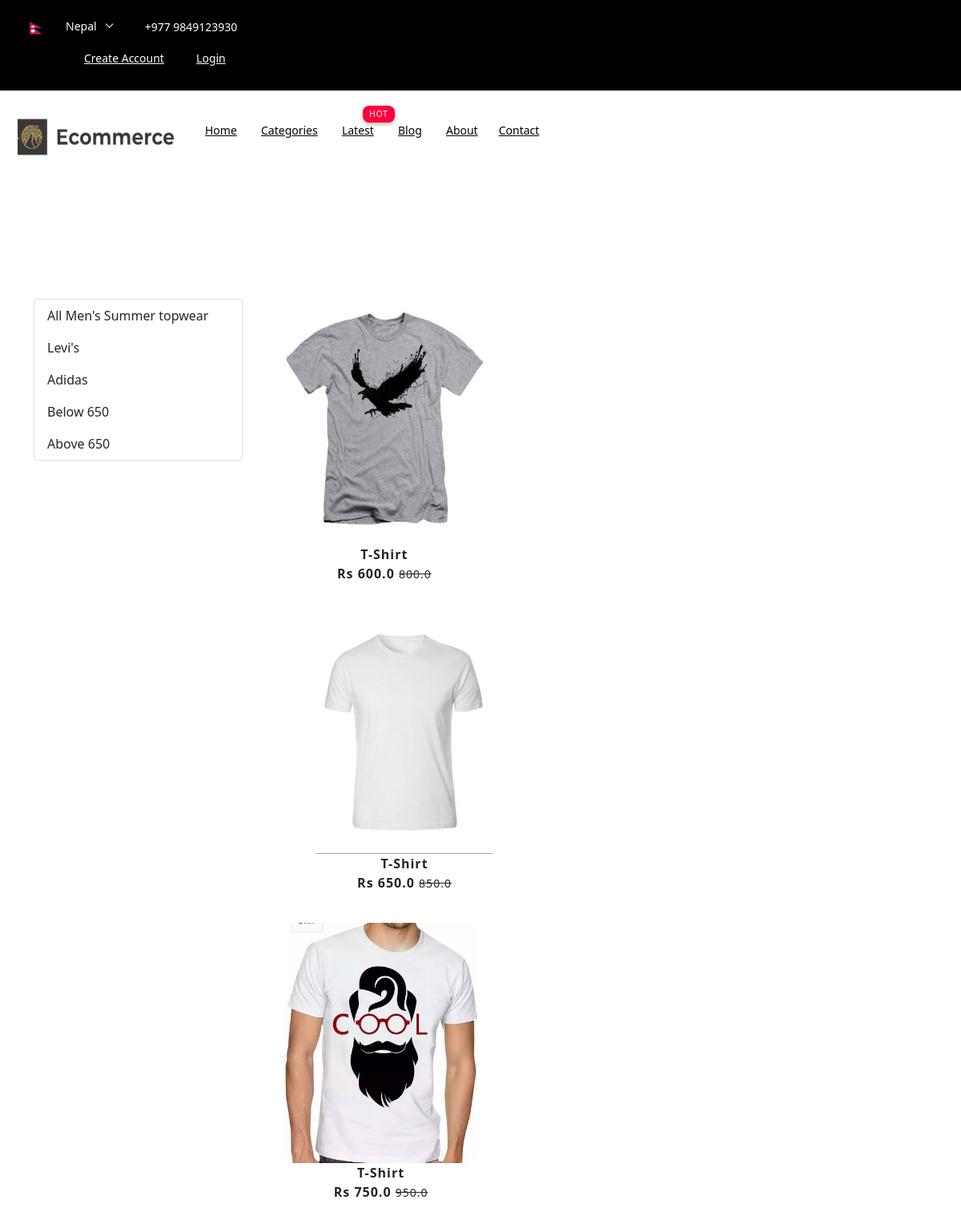
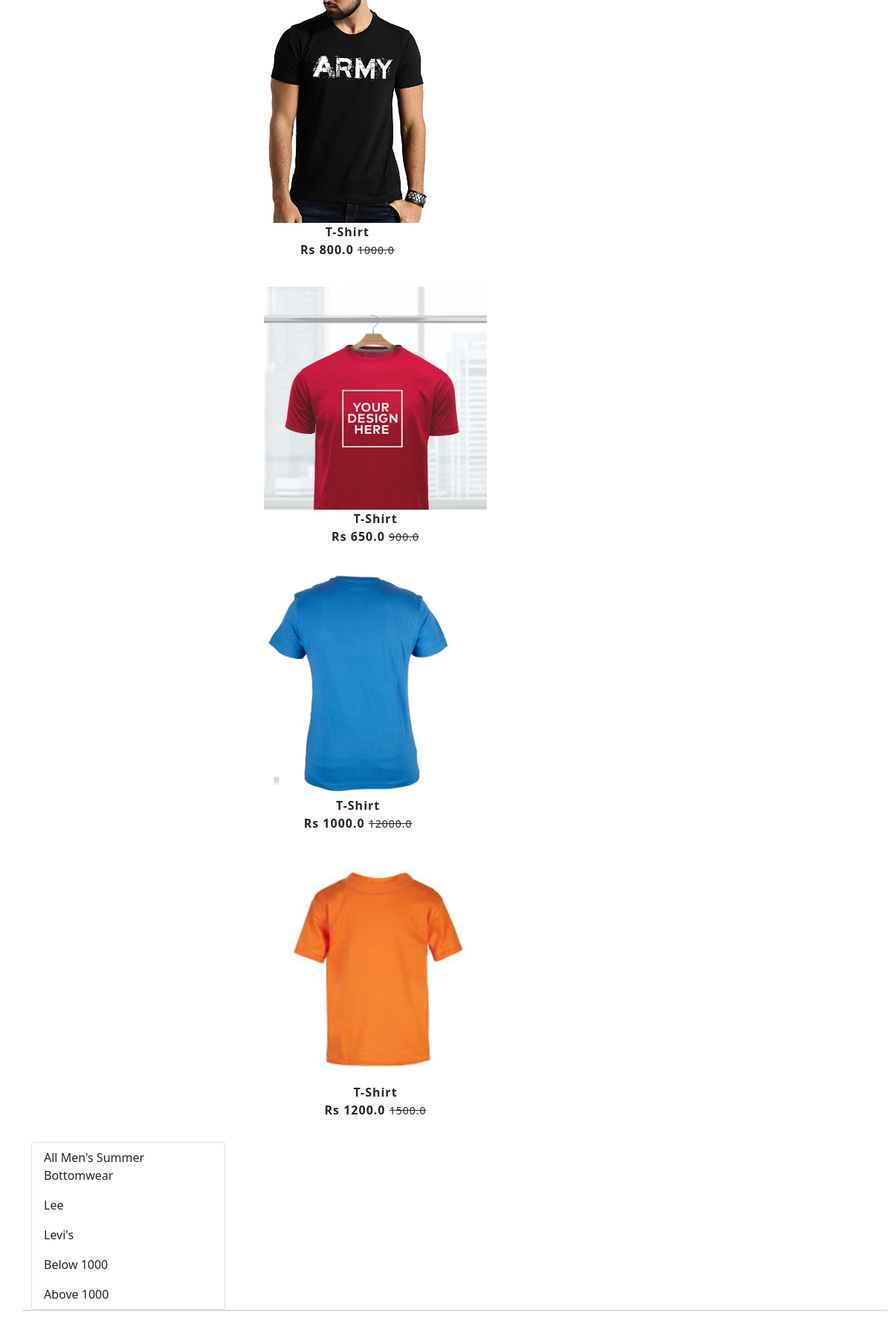
Page /fashion/ (upper part) on the committed database (2 pictures, top to bottom).
### ecommercesite/models.py (models this page shows, shortened)
class Product(models.Model):
    title = models.CharField(max_length=100)
    selling_price = models.FloatField()
    discounted_price = models.FloatField()
    description = models.TextField()
    brand = models.CharField(max_length=100)
    category = models.CharField(choices= CATEGORY_CHOICES, max_length=10)
    product_image = models.ImageField(upload_to='productimg')

### ecommercesite/views.py (the view)
# urls.py: path('fashion/', views.fashion, name="fashion"),
def fashion(request, data=None):
 if data == None:
  menzsummerbottomwears = Product.objects.filter(category='MSBW')
 elif data == 'Levis' or data == 'Adidas':
  menzsummerbottomwears = Product.objects.filter(category='MSBW').filter(brand=data)
 elif data == 'below':
  menzsummerbottomwears = Product.objects.filter(category='MSBW').filter(discounted_price__lt=3000)
 elif data == 'above':
  menzsummerbottomwears = Product.objects.filter(category='MSBW').filter(discounted_price__gt=3000)
 if data == None:
  menzsummertopwears = Product.objects.filter(category='MSTW')
 elif data == 'Levis' or data == 'Adidas':
  menzsummertopwears = Product.objects.filter(category='MSTW').filter(brand=data)
 elif data == 'below':
  menzsummertopwears = Product.objects.filter(category='MSTW').filter(discounted_price__lt=650)
 elif data == 'above':
  menzsummertopwears = Product.objects.filter(category='MSTW').filter(discounted_price__gt=650)
 return render(request, 'fashion.html', {'menzsummerbottomwears':menzsummerbottomwears, 'menzsummertopwears':menzsummertopwears})

### ecommercesite/templates/fashion.html (shortened to what this page needs)
{% extends 'base.html' %}
{% load static %}
{% block content %}
<br><br><br><br>
<div class="container my-5">
    <div class="row">
        <div class="col-sm-3">
            <div class="list-group">
                <a href="{% url 'menzsummertopwear' %}" class="list-group-item
                list-group-item-action" aria-current="true">All Men's Summer topwear</a>
                <a href="{% url 'menzsummertopweardata' 'Levis' %}"
                class="list-group-item list-group-item-action"
                aria-current="true">Levi's</a>
                <a href="{% url 'menzsummertopweardata' 'Adidas' %}"
                class="list-group-item list-group-item-action">Adidas</a>
                <a href="{% url 'menzsummertopweardata' 'below' %}"
                class="list-group-item list-group-item-action">Below 650</a>
                <a href="{% url 'menzsummertopweardata' 'above' %}"
                class="list-group-item list-group-item-action">Above 650</a>
            </div>
        </div>
        <div class="col-sm-8">
            {% for product in menzsummertopwears %}
            <div class="col-sm-4 text-center mb-4">
                <a href="{% url 'product-detail' product.id %}"
                class="btn">
            <div class="item">
                <img src="{{product.product_image.url}}" alt=""
                height="300" class="">
                <div class="fw-bold">{{product.title}}</div>
                <div class="fw-bold">Rs {{product.discounted_price}}
                    <small class="fw-light text-decoration-line-through">
                        {{product.selling_price}}
                    </small>
                </div>
            </div>
            </a>
            </div>
            {% endfor %}
        </div>
    </div>
    <div class="row">
        <div class="col-sm-3">
            <div class="list-group">
                <a href="{% url 'menzsummerbottomwear' %}" class="list-group-item
                list-group-item-action" aria-current="true">All Men's Summer Bottomwear</a>
                <a href="{% url 'menzsummerbottomweardata' 'Lee' %}"
                class="list-group-item list-group-item-action"
                aria-current="true">Lee</a>
                <a href="{% url 'menzsummerbottomweardata' 'Levi' %}"
                class="list-group-item list-group-item-action">Levi's</a>
                <a href="{% url 'menzsummerbottomweardata' 'below' %}"
                class="list-group-item list-group-item-action">Below 1000</a>
                <a href="{% url 'menzsummerbottomweardata' 'above' %}"
                class="list-group-item list-group-item-action">Above 1000</a>
            </div>
        </div><hr>
    </div>
    </div>
{% endblock %}

### rows in the picture
Product: product_image (picture), title "T-Shirt", discounted_price "600.0", selling_price "800.0"
Product: product_image (picture), title "T-Shirt", discounted_price "650.0", selling_price "850.0"
Product: product_image (picture), title "T-Shirt", discounted_price "750.0", selling_price "950.0"
Product: product_image (picture), title "T-Shirt", discounted_price "800.0", selling_price "1000.0"
Product: product_image (picture), title "T-Shirt", discounted_price "650.0", selling_price "900.0"
Product: product_image (picture), title "T-Shirt", discounted_price "1000.0", selling_price "12000.0"
Product: product_image (picture), title "T-Shirt", discounted_price "1200.0", selling_price "1500.0"
